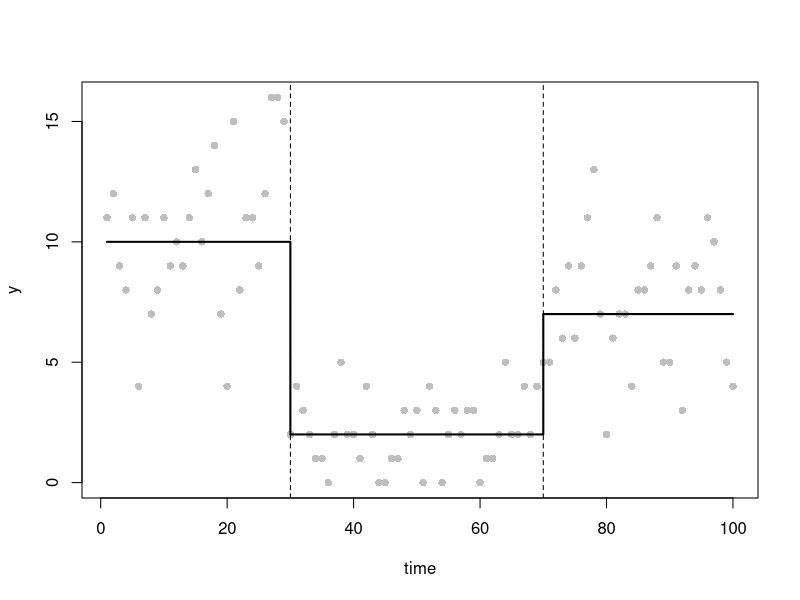
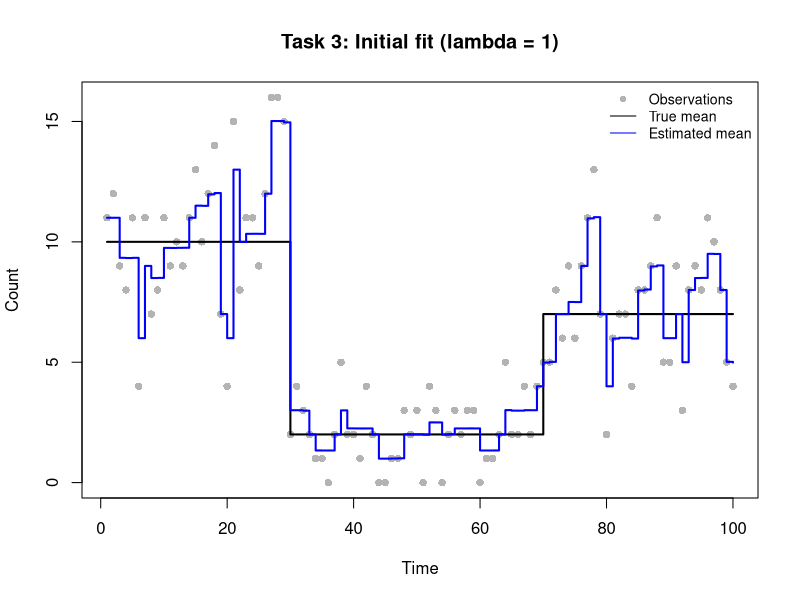
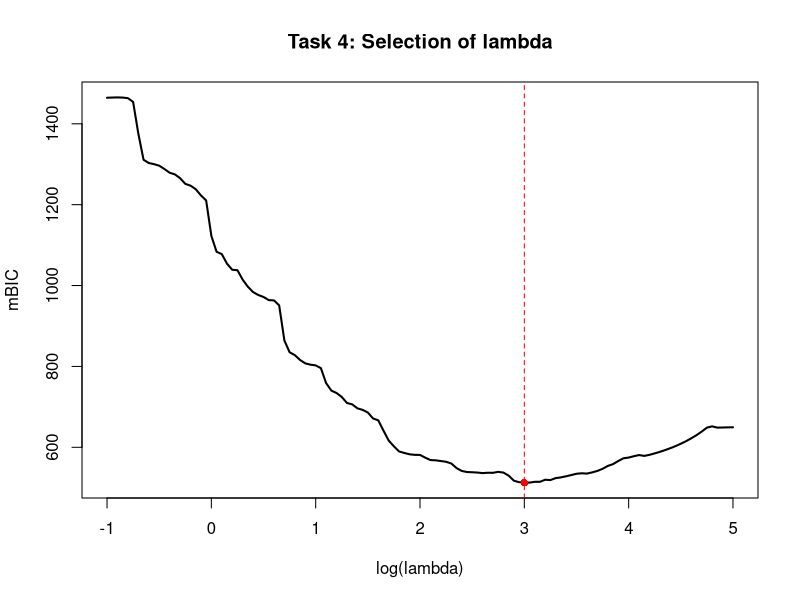
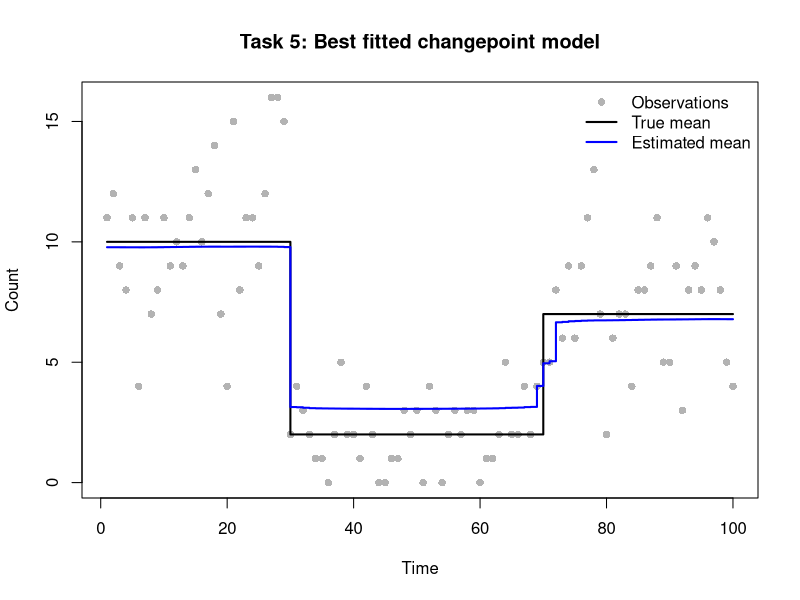
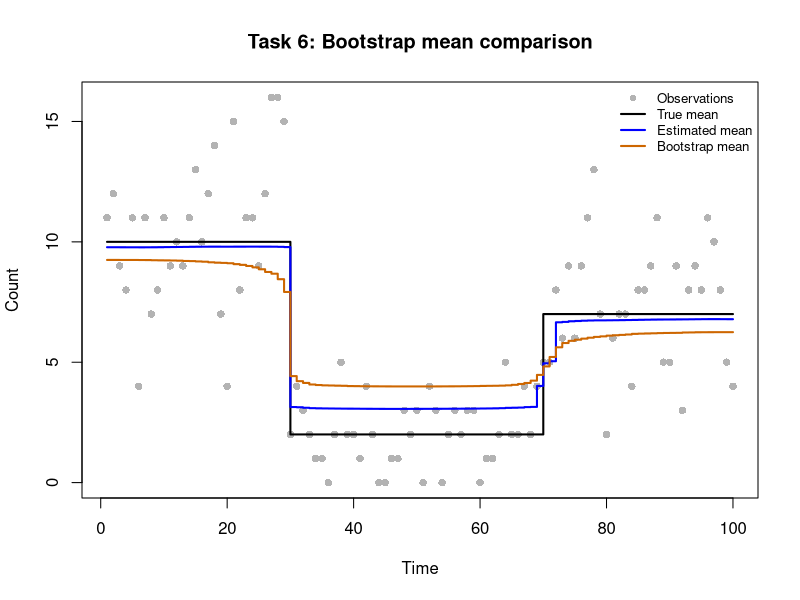
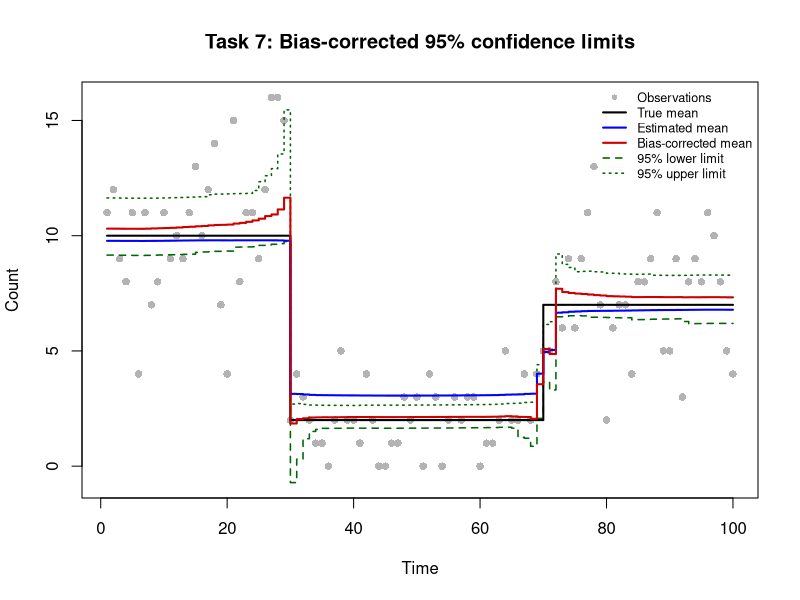

Source code (R) for these figures, in order:
# Practical 3: Poisson Changepoint Model
# GitHub repository: https://github.com/tttraveller/Extended-statistics-pratical_1-.git
#
# Group members: 36
# Group member contributions:
# Lianjie Wu(s2970562):    Tasks 1-2
# Sicheng Liang(s2956212): Tasks 3-5
# Josie Zhuo(s2959889):    Tasks 6-7
# All members contributed to code review, testing and debugging.

#t_start <- proc.time()
#Task 1: Simulate data from a poisson changepoint model
set.seed(12345)
n <- 100
time <- 1:n

# Define the true changepoints and segment means
tau_true <- c(1, 30, 70, n+1)  ## cpt positions (with tau_0 and tau_{m+1})
m_true <- length(tau_true)-2  ## number of cpts (m)
theta_true <- c(10, 2, 7)  ## segment parameters (theta_1, theta_2, theta_3)

# construct the piecewise constant mean function
mu_true <- numeric(n)  ## mean function

for(i in seq_along(theta_true))
  mu_true[tau_true[i]:(tau_true[i+1]-1)] <- theta_true[i]
y <- rpois(n, lambda = mu_true)  ## simulate data y

# plot the observations, true mean and changepoint locations
plot(time, y, pch = 16, col = "grey")
lines(mu_true, col="black", lwd=2, type ="s")
abline(v = tau_true[-c(1,length(tau_true))], lty="dashed")

#Task 2: Smoothed LASSO objective and its derivatives

# Compute the penalised negative Poisson log-likelihood
# The cimulative sum of beta gives the log-mean at each time point
# Only beta[2:n]is penalised, since beta[1] is the baseline
poission_lasso_objective <- function(beta, y, lambda = 1, eps = 1e-6) {
  eta <- cumsum(beta)
  mu <- exp(eta)
  neg_loglik <- sum(mu - y * eta + lgamma(y + 1))
  penalty <- lambda * sum(sqrt(beta[-1L]^2 + eps))
  neg_loglik + penalty
}

# Compute the gradient of the penalised objective
# Reverse cumulative sums give the derivatives of the likelihood
# The smoothed LASSO derivative is added for beta[2:n]
poission_lasso_grad <- function(beta, y, lambda = 1, eps = 1e-6) {
  mu <- exp(cumsum(beta))
  gradient <- rev(cumsum(rev(mu - y)))
  gradient[-1L] <- gradient[-1L] +
    lambda * beta[-1L] / sqrt(beta[-1L]^2 + eps)
  gradient
}

# Compute the Hessian matrix of the penalised objective
# Each likelihood entry sums mu from max(i,j) to n
poission_lasso_hess <- function(beta, y, lambda = 1, eps = 1e-6) {
  p <- length(beta)
  mu <- exp(cumsum(beta))
  tail_mu <- rev(cumsum(rev(mu)))
  max_index <- outer(seq_len(p), seq_len(p), FUN = pmax)
  H <- matrix(tail_mu[as.vector(max_index)], nrow = p, ncol = p)
  j <- seq.int(2L, p)
  H[cbind(j, j)] <- H[cbind(j, j)] +
    lambda * eps / (beta[j]^2 + eps)^(3 / 2)
  H
}

# Check the analytical derivatives using central finite differences
# Start from a constant-mean model with no initial changepoints
beta_start <- c(log(mean(y)), rep(0, n - 1L))

# Test the baseline and three selected change parameters
check_idx <- c(1L, 30L, 70L, 100L)
h <- 1e-6

# Approximate the gradient using difference in objective values
numeric_grad <- sapply(check_idx, function(j) {
  bp <- beta_start
  bm <- beta_start
  bp[j] <- bp[j] + h
  bm[j] <- bm[j] - h
  (poission_lasso_objective(bp, y) -
      poission_lasso_objective(bm, y)) / (2 * h)
})
analytic_grad <- poission_lasso_grad(beta_start, y)
grad_error <- max(abs(numeric_grad - analytic_grad[check_idx]))

# Approximate Hessian columns using differences in gradients
numeric_hess_cols <- sapply(check_idx, function(j) {
  bp <- beta_start
  bm <- beta_start
  bp[j] <- bp[j] + h
  bm[j] <- bm[j] - h
  (poission_lasso_grad(bp, y) - poission_lasso_grad(bm, y)) / (2 * h)
})
analytic_hess <- poission_lasso_hess(beta_start, y)
hess_error <- max(abs(numeric_hess_cols - analytic_hess[, check_idx]))

# Report the largest errors and stop if they exceed tolerance
cat("Finite-difference gradient max error:", grad_error, "\n")
cat("Finite-difference Hessian max error:", hess_error, "\n")
stopifnot(grad_error < 1e-3, hess_error < 1e-2)


# Task 3: Initial model fitting with lambda=1

# Fit the penalised Poisson model using BFGS
# If optimisation fails to converge, restart from the last estimate
# with an increased iteration limit
fit_poisson <- function(y, lambda, start) {
  fit <- optim(par = start,
               fn = poission_lasso_objective,
               gr = poission_lasso_grad,
               y = y, lambda = lambda, eps = 1e-6,
               method = "BFGS",
               control = list(maxit = 2000, reltol = 1e-9))
  if (fit$convergence != 0L) {
    fit <- optim(par = fit$par,
                 fn = poission_lasso_objective,
                 gr = poission_lasso_grad,
                 y = y, lambda = lambda, eps = 1e-6,
                 method = "BFGS",
                 control = list(maxit = 4000, reltol = 1e-9))
  }
  fit
}

# Fit the model with the initial penalty lambda=1
fit_initial <- fit_poisson(y, lambda = 1, start = beta_start)

# Check convergence and the remaining gradient magnitude
cat("Task 3 BFGS convergence code:", fit_initial$convergence, "\n")
cat("Task 3 maximum absolute gradient:",
    max(abs(poission_lasso_grad(fit_initial$par, y, lambda = 1))), "\n")
if (fit_initial$convergence != 0L) stop("Task 3 did not converge.")

# Recover the estimated mean from the fitted log-mean parameters
mu_initial <- exp(cumsum(fit_initial$par))

# Compare observations with the ture and estimated mean functions
plot(
  time, y,
  pch = 16, col = "grey70",
  xlab = "Time", ylab = "Count",
  main = "Task 3: Initial fit (lambda = 1)"
)

lines(time, mu_true, col = "black", lwd = 2, type = "s")
lines(time, mu_initial, col = "blue", lwd = 2, type = "s")

legend(
  "topright",
  legend = c("Observations", "True mean", "Estimated mean"),
  col = c("grey70", "black", "blue"),
  pch = c(16, NA, NA),
  lty = c(NA, 1, 1),
  cex = 0.85,
  bty = "n"
)


#task4 Penalty selection via grid search and mBIC

#generate the 121 lambda values
log_lambda_grid <- seq(-1, 5, by = 0.05)
lambda_grid <- exp(log_lambda_grid)
n_lambda <- length(lambda_grid)

# Store the results for each penalty value
mbic_values <- rep(NA_real_, n_lambda)
edf_values <- rep(NA_real_, n_lambda)
loglik_values <- rep(NA_real_, n_lambda)
convergence_codes <- rep(NA_integer_, n_lambda)

# Use warm starts to improve optimisation efficiency.
beta_current <- beta_start

for (i in seq_along(lambda_grid)) {
  lambda_current <- lambda_grid[i]
  # Fit the penalised Poisson model(by BFGS)
  fit <- fit_poisson(
    y = y,
    lambda = lambda_current,
    start = beta_current
  )
  
  # Record the convergence and skip unsuccessful fits
  convergence_codes[i] <- fit$convergence
  
  if (fit$convergence != 0L) {
    warning(paste("Optimisation failed at lambda =", lambda_current))
    next
  }
  
  # Extract the estimated parameters and update the parameters
  beta_hat <- fit$par
  beta_current <- beta_hat
  
  # Compute Hessians
  H_lambda <- poission_lasso_hess(
    beta_hat, y, lambda = lambda_current
  )
  
  H_0 <- poission_lasso_hess(
    beta_hat, y, lambda = 0
  )
  
  # Compute the effective degrees of freedom
  # Handle possible numerical failures when solving the Hessian system.
  edf <- tryCatch(
    sum(diag(solve(H_lambda, H_0))),#compute the trace(H_lambda^{-1} * H_0)
    error = function(e) {
      warning(paste("EDF calculation failed at lambda =", lambda_current))
      NA_real_
    }
  )
  
  if (!is.finite(edf)) next
  
  # Evaluate the unpenalised log-likelihood
  loglik <- -poission_lasso_objective(
    beta_hat, y, lambda = 0
  )
  
  # Compute the effective number of changepoints
  m_tilde <- edf - 1
  
  # Modified BIC
  mbic <- 3 * m_tilde * log(length(y)) - 2 * loglik
  
  # Results
  edf_values[i] <- edf
  loglik_values[i] <- loglik
  mbic_values[i] <- mbic
}

# Combine the results
q4_results <- data.frame(
  log_lambda = log_lambda_grid,
  lambda = lambda_grid,
  EDF = edf_values,
  mBIC = mbic_values,
  convergence = convergence_codes
)

# Check that valid results are available
valid_index <- which(is.finite(mbic_values))

if (length(valid_index) == 0L) {
  stop("No valid mBIC values were obtained.")
}

best_index <- valid_index[
  which.min(mbic_values[valid_index])
]

lambda_best <- lambda_grid[best_index]
log_lambda_best <- log_lambda_grid[best_index]
edf_best <- edf_values[best_index]
m_tilde_best <- edf_best - 1

# Display the selected model
cat("Best lambda:", lambda_best, "\n")
cat("Best log(lambda):", log_lambda_best, "\n")
cat("Minimum mBIC:", mbic_values[best_index], "\n")
cat("Effective degrees of freedom:", edf_best, "\n")
cat("Effective number of changepoints:", m_tilde_best, "\n")
cat("Number of invalid mBIC values:",
    sum(!is.finite(mbic_values)), "\n")
cat("Number of failed optimisations:",
    sum(convergence_codes != 0L, na.rm = TRUE), "\n")

# Plot mBIC against log(lambda)
plot(log_lambda_grid, mbic_values,
     type = "l",
     lwd = 2,
     xlab = "log(lambda)",
     ylab = "mBIC",
     main = "Task 4: Selection of lambda")

abline(v = log_lambda_best, col = "red", lty = 2)
points(log_lambda_best, mbic_values[best_index],
       col = "red", pch = 16)


#task5 Optimal model refitting and changepoint identification

# Refit the model
fit_best <- fit_poisson(
  y = y,
  lambda = lambda_best,
  start = beta_start
)

# Check the convergence
cat("Task 5 BFGS convergence code:", fit_best$convergence, "\n")

if (fit_best$convergence != 0L) {
  stop("Task 5 optimisation did not converge.")
}
# Extra check for the lambda
if (any(convergence_codes != 0L) ||
    any(!is.finite(mbic_values))) {
  warning("Some grid search results are invalid. Inspect Task 4.")
}
# Extract the estimated parameters
beta_best <- fit_best$par

# Compute the estimated mean function
mu_best <- exp(cumsum(beta_best))

# Estimate the number of changepoints
m_hat <- floor(m_tilde_best)

# Identify the changepoints using the largest absolute coefficients
beta_changes <- abs(beta_best[-1L])

if (m_hat > 0L) {
  sorted_index <- order(beta_changes, decreasing = TRUE)
  tau_hat <- sort(sorted_index[seq_len(m_hat)] + 1L)
} else {
  tau_hat <- integer(0)
}

# Display the estimated changepoints
cat("Selected lambda:", lambda_best, "\n")
cat("Estimated number of changepoints:", m_hat, "\n")
cat("Estimated changepoint locations:", tau_hat, "\n")
cat("Task 5 maximum absolute gradient:",
    max(abs(poission_lasso_grad(beta_best, y, lambda = lambda_best))), "\n")

# Plot the observations, true mean and estimated mean
plot(time, y,
     pch = 16,
     col = "grey70",
     xlab = "Time",
     ylab = "Count",
     main = "Task 5: Best fitted changepoint model")

lines(time, mu_true, col = "black", lwd = 2, type = "s")
lines(time, mu_best, col = "blue", lwd = 2, type = "s")

legend("topright",
       legend = c("Observations", "True mean", "Estimated mean"),
       col = c("grey70", "black", "blue"),
       pch = c(16, NA, NA),
       lty = c(NA, 1, 1),
       lwd = c(NA, 2, 2),
       bty = "n")


# Task 6: Parametric bootstrap and bias correction

# Use the selected penalty for all 200 bootstrap samples.
B <- 200L
n_obs <- length(y)

stopifnot(
  length(time) == n_obs,
  length(mu_true) == n_obs,
  length(mu_best) == n_obs,
  length(beta_best) == n_obs,
  all(is.finite(mu_best)), all(mu_best > 0),
  is.finite(lambda_best), lambda_best > 0
)

# Fix the seed and store each fitted bootstrap mean function.
set.seed(20261117)
mu_boot <- matrix(NA_real_, nrow = B, ncol = n_obs)
boot_convergence <- integer(B)

# Simulate Poisson data and refit with the selected penalty.
boot_elapsed <- system.time({
  for (b in seq_len(B)) {
    y_sim <- rpois(n_obs, lambda = mu_best)
    fit_sim <- fit_poisson(y_sim, lambda = lambda_best,
                           start = beta_best)
    
    # Verify convergence before accepting the fitted mean.
    boot_convergence[b] <- fit_sim$convergence
    if (fit_sim$convergence != 0L) {
      stop(sprintf("Task 6: bootstrap fit %d did not converge.", b))
    }
    
    mu_sim <- exp(cumsum(fit_sim$par))
    if (any(!is.finite(mu_sim)) || any(mu_sim <= 0)) {
      stop(sprintf("Task 6: invalid fitted mean for sample %d.", b))
    }
    mu_boot[b, ] <- mu_sim
  }
})[["elapsed"]]


# Estimate the bootstrap mean and correct its pointwise bias.
mu_bar <- colMeans(mu_boot)
bootstrap_bias <- mu_bar - mu_best
mu_bc <- mu_best - bootstrap_bias

# Reflect the 95% percentile limits around the original estimate.
percentile_limits <- apply(mu_boot, 2L, quantile,
                           probs = c(0.025, 0.975), names = FALSE)
q_L <- percentile_limits[1L, ]
q_U <- percentile_limits[2L, ]
q_L_bc <- 2 * mu_best - q_U
q_U_bc <- 2 * mu_best - q_L

stopifnot(all(is.finite(mu_bc)), all(is.finite(q_L_bc)),
          all(is.finite(q_U_bc)), all(q_L_bc <= q_U_bc))

cat("Task 6 completed bootstrap fits:",
    sum(boot_convergence == 0L), "of", B, "\n")
#cat("Task 6 bootstrap elapsed time (seconds):",
#    round(boot_elapsed, 2), "\n")

# Compare observed counts and the three mean functions.
plot(time, y, pch = 16, col = "grey70",
     ylim = range(c(0, y, mu_true, mu_best, mu_bar)),
     xlab = "Time", ylab = "Count",
     main = "Task 6: Bootstrap mean comparison")
lines(time, mu_true, col = "black", lwd = 2, type = "s")
lines(time, mu_best, col = "blue", lwd = 2, type = "s")
lines(time, mu_bar, col = "darkorange3", lwd = 2, type = "s")
legend("topright",
       legend = c("Observations", "True mean", "Estimated mean",
                  "Bootstrap mean"),
       col = c("grey70", "black", "blue", "darkorange3"),
       pch = c(16, NA, NA, NA),
       lty = c(NA, 1, 1, 1),
       lwd = c(NA, 2, 2, 2),
       cex = 0.8, bty = "n")


# Task 7: Final plot with bias-corrected confidence limits

# Report negative basic-bootstrap limits without altering them.
negative_lower_idx <- which(q_L_bc < 0)
if (length(negative_lower_idx) > 0L) {
  cat("Task 7: negative corrected lower limits at time points:",
      paste(time[negative_lower_idx], collapse = ", "), "\n")
}

# Include all plotted series when choosing the vertical range.
final_ylim <- range(c(0, y, mu_true, mu_best, mu_bc,
                      q_L_bc, q_U_bc))

plot(time, y, pch = 16, col = "grey70", ylim = final_ylim,
     xlab = "Time", ylab = "Count",
     main = "Task 7: Bias-corrected 95% confidence limits")
# Give the lower and upper confidence limits distinct line types.
lines(time, q_L_bc, col = "darkgreen", lwd = 1.5,
      lty = 2, type = "s")
lines(time, q_U_bc, col = "darkgreen", lwd = 1.5,
      lty = 3, type = "s")
lines(time, mu_true, col = "black", lwd = 2, type = "s")
lines(time, mu_best, col = "blue", lwd = 2, type = "s")
lines(time, mu_bc, col = "red3", lwd = 2, type = "s")
legend("topright",
       legend = c("Observations", "True mean", "Estimated mean",
                  "Bias-corrected mean", "95% lower limit",
                  "95% upper limit"),
       col = c("grey70", "black", "blue", "red3",
               "darkgreen", "darkgreen"),
       pch = c(16, NA, NA, NA, NA, NA),
       lty = c(NA, 1, 1, 1, 2, 3),
       lwd = c(NA, 2, 2, 2, 1.5, 1.5),
       cex = 0.76, bty = "n")

cat("Task 7 plot displayed.\n")
#t_total <- proc.time() - t_start
#print(t_total)
#cat("Total elapsed time (s):", t_total["elapsed"], "\n")
